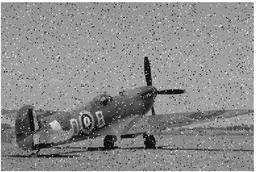
#> input picture images/plane_noisy.png, 256 x 172 px, shrunk from 583 x 391 before the run
$ python weighted_median.py
#> lines starting #> are read from the running program, lines starting #| are printed output that depends on the picture
import cv2
import numpy as np

img = cv2.imread('images/plane_noisy.png', 0)
#> img is the input picture: shape (172, 256); min 0, max 255, mean 141.8
img_copy = img.copy()

height = img.shape[0]
#> height = 172
width = img.shape[1]
#> width = 256

weights = np.array(
        [[0, 0, 1, 2, 1, 0, 0],
        [0, 1, 2, 3, 2, 1, 0],
        [1, 2, 3, 4, 3, 2, 1],
        [2, 3, 4, 5, 4, 3, 2],
        [1, 2, 3, 4, 3, 2, 1],
        [0, 1, 2, 3, 2, 1, 0],
        [0, 0, 1, 2, 1, 0, 0]])

M = int((sum(sum(weights))-1)/2)
print(M)
for i in np.arange(3, height-3):
	for j in np.arange(3, width-3):
		neighbours = []
		for k in np.arange(-3,4):
			for l in np.arange(-3,4):
				a = img.item(i+k, j+l)
				w = weights[3+k, 3+l]
				for _ in np.arange(w):
					neighbours.append(a)
		neighbours.sort()
		median = neighbours[M]
		img_copy.itemset((i,j), median)
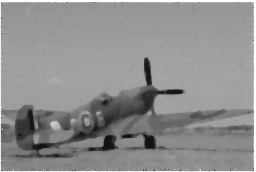
#> img_copy: shape (172, 256); min 17, max 255, mean 142.8

cv2.imwrite('outputs/weighted_median.jpg', img_copy)

cv2.imshow('image', img_copy)

cv2.waitKey(0)

cv2.destroyAllWindows()

$ run again, with images/cat.jpg saved as images/plane_noisy.png
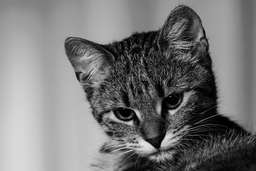
#> input picture images/cat.jpg, 256 x 171 px, shrunk from 640 x 428 before the run
#> img is the input picture: shape (171, 256); min 0, max 231, mean 119.9
#> after the loop `for i in np.arange(3, height-3):`:
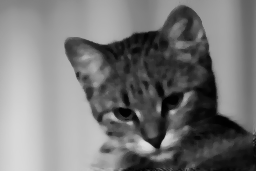
#> img_copy: shape (171, 256); min 0, max 221, mean 119.6
